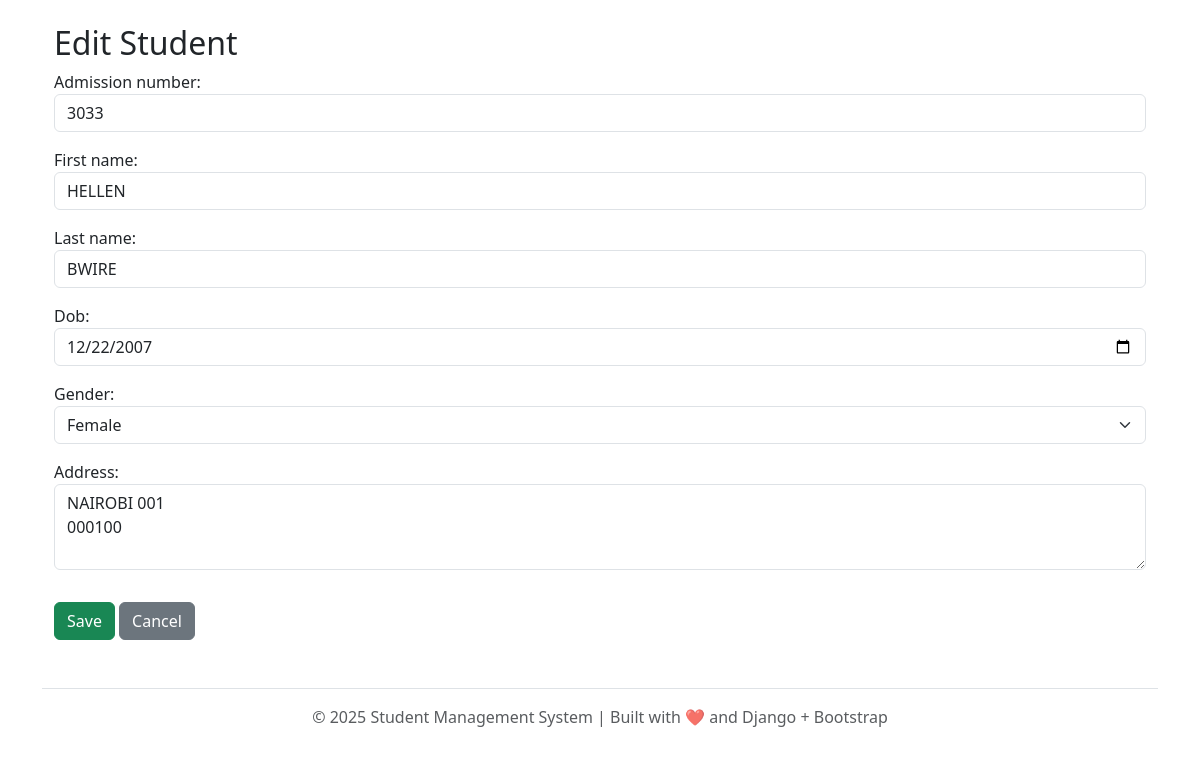
Screenshot of /student/students/2/edit/ (signed in) with the database file from the repository.
### student/models.py (models this page shows, shortened)
class Student(models.Model):
    GENDER_CHOICES = [
        ('M', 'Male'),
        ('F', 'Female'),
    ]
    admission_number = models.CharField( max_length = 20, unique= True)
    first_name = models.CharField(max_length= 100 )
    last_name = models.CharField(max_length= 100 )
    dob = models.DateField()
    gender = models.CharField(max_length=1, choices= GENDER_CHOICES )
    address = models.TextField(blank=True, null=True)
    created_at = models.DateTimeField(auto_now_add=True)

### student/views.py (the view)
# urls.py: path('students/<int:pk>/edit/', views.student_update, name='student_update'),
@login_required(login_url='login')
def student_update(request, pk):
    student = get_object_or_404(Student, pk=pk)
    if request.method == 'POST':
        form = StudentForm(request.POST, instance=student)
        if form.is_valid():
            form.save()
            messages.success(request, "Student updated successfully.")
            return redirect('student_list')
    else:
        form = StudentForm(instance=student)
    return render(request, 'student/student_form.html', {'form': form, 'title': 'Edit Student'})

### student/forms.py
class StudentForm(forms.ModelForm):
    class Meta:
        model = Student
        fields = ['admission_number', 'first_name', 'last_name', 'dob', 'gender', 'address']
        widgets = {
            'dob': forms.DateInput(attrs={'type': 'date', 'class': 'form-control'}),
            'gender': forms.Select(attrs={'class': 'form-select'}),
            'admission_number': forms.TextInput(attrs={'class': 'form-control'}),
            'first_name': forms.TextInput(attrs={'class': 'form-control'}),
            'last_name': forms.TextInput(attrs={'class': 'form-control'}),
            'address': forms.Textarea(attrs={'class': 'form-control', 'rows': 3}),
        }

### student/templates/student/student_form.html (shortened to what this page needs)
{% extends 'base.html' %}
{% block content %}
<div class="container mt-4">
  <h2>{{ title }}</h2>
  <form method="post">
    {{ form.as_p }}
    <button type="submit" class="btn btn-success mt-3">Save</button>
    <a href="{% url 'student_list' %}" class="btn btn-secondary mt-3">Cancel</a>
  </form>
</div>
{% endblock %}

### rows the page displays
Student: admission_number "3033", first_name "HELLEN", last_name "BWIRE", dob "12/22/2007", gender "Female", address "NAIROBI 001 000100"

### other values shown
{{ title }} "Edit Student"
{{ year|default:2025 }} "2025"
